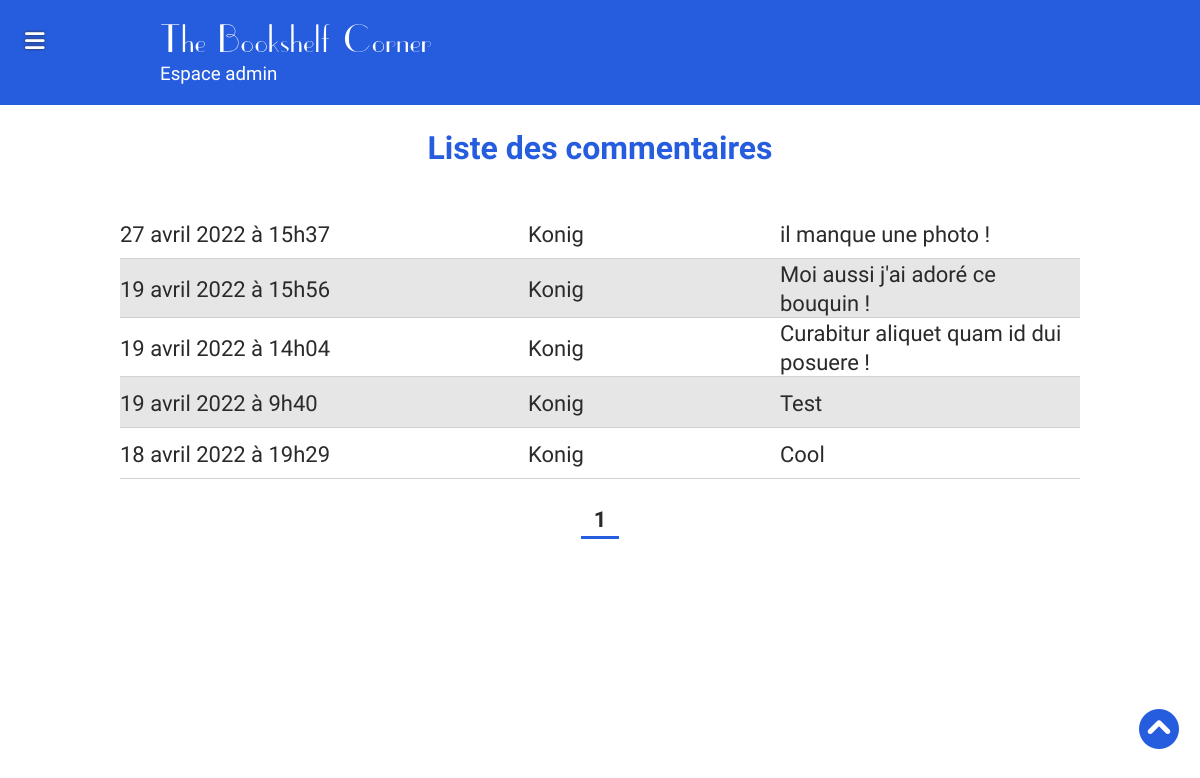
Before: /indexAdmin.php?action=comments (signed in) with the older database file.
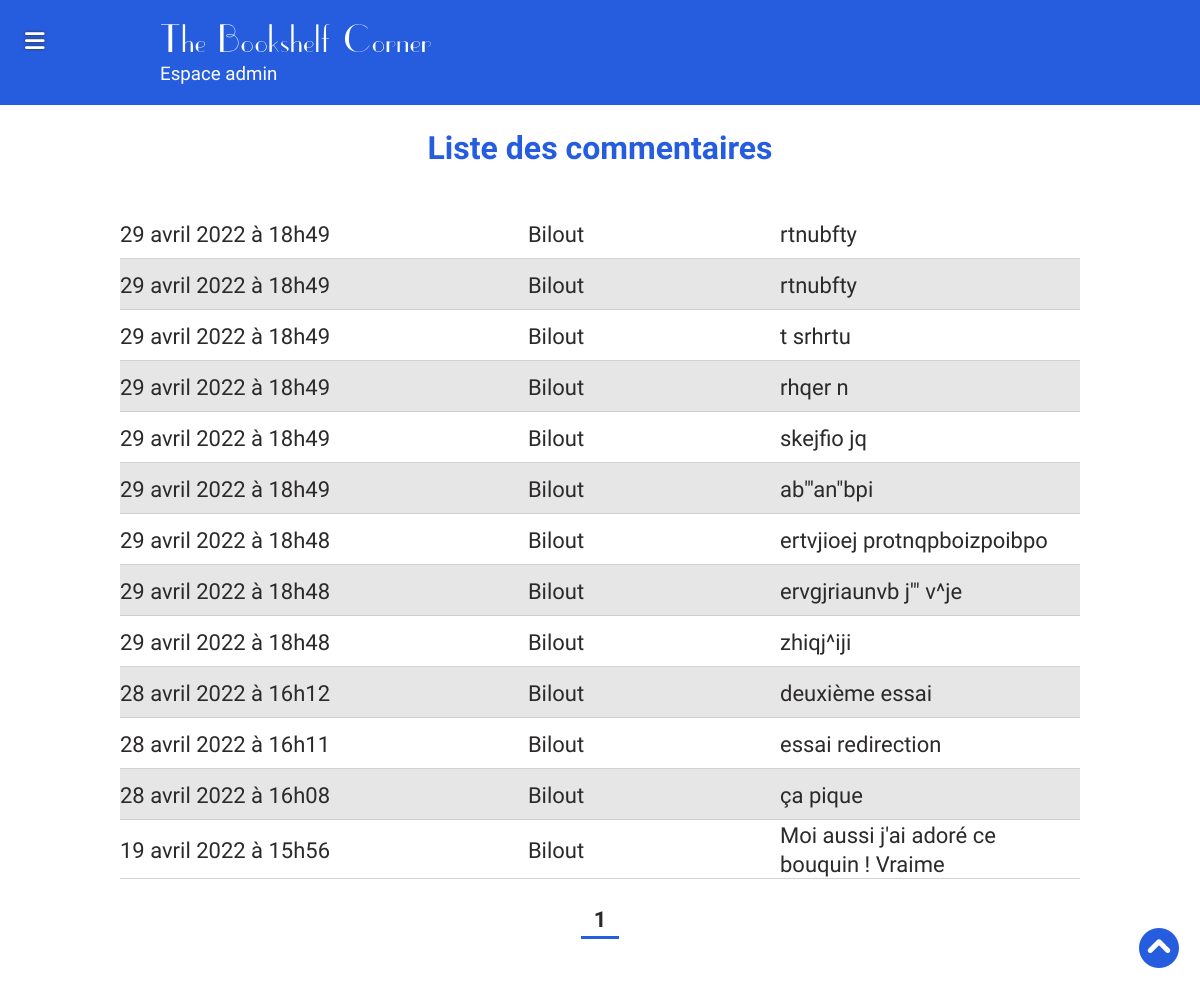
After: the same page with the newer database file.
### tables this page shows
CREATE TABLE IF NOT EXISTS `website` (
  `id` int(11) NOT NULL AUTO_INCREMENT,
  `logo` varchar(255) NOT NULL,
  `name` varchar(255) NOT NULL,
  PRIMARY KEY (`id`)
);

CREATE TABLE IF NOT EXISTS `comments` (
  `ID` int(11) unsigned NOT NULL AUTO_INCREMENT,
  `user_id` int(11) unsigned NOT NULL,
  `book_id` int(11) unsigned NOT NULL,
  `created_at` timestamp NOT NULL DEFAULT CURRENT_TIMESTAMP,
  `title` varchar(255) NOT NULL,
  `content` varchar(10000) NOT NULL,
  PRIMARY KEY (`ID`),
  KEY `FK_comments_books` (`book_id`),
  KEY `FK_comments_users` (`user_id`),
  CONSTRAINT `FK_comments_books` FOREIGN KEY (`book_id`) REFERENCES `books` (`ID`),
  CONSTRAINT `FK_comments_users` FOREIGN KEY (`user_id`) REFERENCES `users` (`ID`)
);

CREATE TABLE IF NOT EXISTS `users` (
  `ID` int(11) unsigned NOT NULL AUTO_INCREMENT,
  `pseudo` varchar(255) NOT NULL,
  `mail` varchar(255) NOT NULL,
  `mdp` varchar(255) NOT NULL,
  `picture` varchar(255) NOT NULL DEFAULT 'no-avatar.png',
  `role` int(1) NOT NULL DEFAULT '0',
  PRIMARY KEY (`ID`)
);

### App/Controllers/CommentController.php (called while the page is built, shortened)
<?php
class CommentController extends Controller{
    function allComments(){
        $pagination = $this->pagination("comments");
        $comments = new \Projet\Models\CommentModel();
        $comm = $comments->allCommentsPagination($pagination);
        $datas['comments'] = $comm->fetchAll();
        $datas['pages'] = $pagination['pages'];
        $datas['currentPage'] = $pagination['currentPage'];
        return $this->validAccess("comments", $datas);
    }
}

### App/Models/BlogModel.php (called while the page is built, shortened)
<?php
class BlogModel extends Manager{
    public function blogInfo($id){
        $bdd = $this->dbConnect();
        $req = $bdd->prepare('SELECT logo, name FROM website WHERE id = ?');
        $req->execute(array($id));
        return $req;
    }
}

### App/Models/CommentModel.php (called while the page is built, shortened)
<?php
class CommentModel extends Manager{
    public function allCommentsPagination($pagination){
        $bdd = $this->dbConnect();
        $req = $bdd->prepare(
            'SELECT comments.id, DATE_FORMAT(comments.created_at, "%d %M %Y à %kh%i") AS created_at, users.pseudo, users.picture, comments.title, comments.content
            FROM comments
            INNER JOIN books ON book_id = books.id
            INNER JOIN users ON user_id = users.id
            ORDER BY comments.created_at DESC
            LIMIT :firstItem, :perPage');
        $req->bindValue(':firstItem', $pagination[':firstItem'], $bdd::PARAM_INT);
        $req->bindValue(':perPage', $pagination[':perPage'], $bdd::PARAM_INT);
        $req->execute();
        return $req;
    }
}

### App/Views/admin/comments.php (the view, shortened to what this page needs)
<?php $currentPageTitle = "Tous les commentaires";
 include_once('./App/Views/admin/layouts/header.php');?>
<section id="all-comments" class="container-lg">
    <h1>Liste des commentaires</h1>
    <?php
    foreach($datas['comments'] as $data){
        if(isset($data['pseudo'])){
        ?>
        <article class="flex">
            <div class="comment-info flex justify-between align-items-center">
                <p class="time"><?= $data['created_at']; ?></p>
                <p><?= $data['pseudo']; ?></p>
                <p class="object"><?= $data['title']; ?></p>
            </div>
        </article>
    <?php } ; }?>
    <nav>
        <ul id="pagination" class="flex justify-center">
            <?php for($page = 1; $page <= $datas['pages']; $page++): ?>
                <li class="<?= ($datas['currentPage'] == $page) ? "bold active" : "not-active" ?>">
                    <a class="nb-page" href="indexAdmin.php?action=comments&page=<?= $page ?>"><?= $page ?></a>
                </li>
            <?php endfor ?>
        </ul>
    </nav>
</section>
<?php include_once('./App/Views/admin/layouts/footer.php');?>

### indexAdmin.php (shortened to what this page needs)
<?php
try{
    $adminController = new \Projet\Controllers\AdminController();
    $userController = new \Projet\Controllers\UserController();
    $bookController = new \Projet\Controllers\BookController();
    $genreController = new \Projet\Controllers\GenreController();
    $blogController = new \Projet\Controllers\BlogController();
    $commentController = new \Projet\Controllers\CommentController();
    $messageController = new \Projet\Controllers\MsgController();
    if(isset($_GET['action'])){
        if($_GET['action'] == 'createAccount'){
            $adminController->addAdmin();
        }
        elseif ($_GET['action'] == 'createAdminPost'){
           $adminController->createAdminPost($_POST, $_FILES);
        }
        elseif ($_GET['action'] == "connexionAdmin"){
            $adminController->connexionAdmin();
        }
        elseif ($_GET['action'] == "connexionAdminPost"){
            $mail = $_POST['adminMail'];
            $mdp = $_POST['mdp'];
            $adminController->connexionAdminPost($mail, $mdp);
        }
        elseif ($_GET['action'] == "disconnect"){
            session_destroy();
            $adminController->connexionAdmin();
        }
        elseif($_GET['action'] == 'dashboard'){
            $adminController->dashboard();
        }
        elseif($_GET['action'] == 'livres'){
            $bookController->livresAll();
        }
        elseif ($_GET['action'] == "livresview"){
            $id = $_GET['id'];
            $bookController->viewLivre($id);
        }
        elseif ($_GET['action'] == "livresadd"){
            $bookController->addLivre();
        }
        elseif ($_GET['action'] == "livresaddPost"){
            $newBook = $bookController->addLivrePost($_POST, $_FILES);
        }
        elseif ($_GET['action'] == "livresmodify"){
            $id = $_GET['id'];
            $bookController->modifyLivre($id);
        }
        elseif ($_GET['action'] == "livresmodifyPost"){
            $id = $_GET['id'];
            $bookController->modifyLivrePost($id, $_POST, $_FILES);
        }
        elseif ($_GET['action'] == "livresdelete"){
            $id = $_GET['id'];
            $bookController->deleteLivre($id);
        }
        elseif($_GET['action'] == 'livres-genres'){
            $genreController->livresGenres();
        }
        elseif ($_GET['action'] == "genreAddPost"){
            $genreController->genreAddPost($_POST, $_FILES);
        }
        elseif ($_GET['action'] == "genreModifyPost"){
            $id = $_GET['id'];
            $genreController->genreModifyPost($id, $_POST, $_FILES);
        }
        elseif ($_GET['action'] == "genreDelete"){
            $id = $_GET['id'];
            $genreController->deleteGenre($id);
        }
        elseif($_GET['action'] == 'livres-slider'){
            $bookController->livresSlider();
        }
        elseif($_GET['action'] == "sliderModifyPost"){
            $bookController->sliderSelection($_POST);
        }
        elseif($_GET['action'] == "messages"){
            $messageController->allMessages();
        }
        elseif($_GET['action'] == "messagesView"){
            $id = $_GET['id'];
            $messageController->viewMessage($id);
        }
        elseif ($_GET['action'] == "messagesDelete"){
            $id = $_GET['id'];
            $messageController->deleteMessage($id);
        }
        elseif($_GET['action'] == "comments"){
            $commentController->allComments();
        }
        elseif($_GET['action'] == "commentsView"){
            $id = $_GET['id'];
            $commentController->viewComment($id);
        }
        elseif ($_GET['action'] == "commentsDelete"){
            $id = $_GET['id'];
            $commentController->deleteComment($id);
        }
        elseif($_GET['action'] == "account"){
            $adminController->account();
        }
        elseif($_GET['action'] == "accountModify"){
            $adminController->accountModify();
        }
        elseif($_GET['action'] == "accountModifyPost"){
            $id = $_GET['id'];
            $adminController->accountModifyPost($id, $_POST, $_FILES);
        }
        elseif($_GET['action'] == "blogParameters"){
            $id = "1";
            $blogController->blogParameters($id);
        }
        elseif($_GET['action'] == "blogModify"){
            $id = "1";
            $blogController->blogModify($id);
        }
        elseif($_GET['action'] == "blogModifyPost"){
            $id = "1";
            $blogController->blogModifyPost($id, $_POST, $_FILES);
        }
        elseif ($_GET['action'] == "userDashboard"){
            $userController->userDashboard();
        }
        elseif ($_GET['action'] == "commentModify"){
            $id = $_GET['id'];
            $commentController->commentModify($id);
        }
        elseif ($_GET['action'] == "commentModifyPost"){
            $id = $_GET['id'];
            $commentController->commentModifyPost($id, $_POST);
        }
        elseif ($_GET['action'] == "commentDelete"){
            $id = $_GET['id'];
            $commentController->userDeleteComment($id);
        }
        elseif($_GET['action'] == "userAccount"){
            $userController->userAccount();
        }
        elseif ($_GET['action'] == "userDisconnect"){
            session_destroy();
            $userController->connexionUser();
        }
        elseif($_GET['action'] == "error"){
            $adminController->error();
        }
    }
    else{
        $adminController->connexionAdmin();
    }
}
catch (Exception $e){
    echo $e->getMessage();
}
catch (Error $e){
    echo $e->getMessage();
}

### App/Controllers/Controller.php (shortened to what this page needs)
<?php
class Controller{
    function viewAdmin($viewName, $datas = null){
        $new = new \Projet\Models\BlogModel();
        $blogs = $new->blogInfo(1);
        $blog = $blogs->fetch();
        include('./App/Views/admin/' . $viewName . '.php');
    }
    protected function validAccess($path, $data = []){
        if (!empty($_SESSION) && $_SESSION['role'] > 0){
            if($_SESSION['mail'] != null){
                return $this->viewAdmin($path, $data);
            }else{
                header('Location: indexAdmin.php?action=error&status=error&from=no-access');
            }
        }
    }
}

### App/Views/admin/layouts/head.php (shortened to what this page needs)
<!DOCTYPE html>
<html lang="fr">
<head>
    <link rel="stylesheet" href="https://cdnjs.cloudflare.com/ajax/libs/font-awesome/6.0.0/css/all.min.css" />
    <link rel="stylesheet" href="./App/Public/admin/css/style.css">
</head>
<body>

### App/Views/admin/layouts/header.php (shortened to what this page needs)
<?php include_once('./App/Views/admin/layouts/head.php');
 ?>
<header>
    <div id="bandeau-admin">
        <div class="container">
            <h2><?= $blog['name']; ?></h2>
            <h3>Espace admin</h3>
        </div>
        <div id="open-menu" class="menu-toggle mobile"><i class="fas fa-bars"></i></div>
    </div>
</header>
<div class="container flex justify-between">
    <main >
    <?php if($_GET['action'] !== "livres" && $_GET['action'] !== "livresview"){;?>
        <div id="back-to-top">
            <a href="#bandeau-admin" title="Retour en haut de la page"><i class="fa-solid fa-circle-chevron-up"></i></a>
        </div>
    <?php } ;?>

### App/Views/admin/layouts/footer.php (shortened to what this page needs)
    </main>
</div>
</body>
</html>

### App/Public/Admin/css/style.css (style rules this page uses)
:root { --rouge: #ee5f4f; --dashboard: #265ddf ; --anthracite: rgb(44, 41, 41); }
main { width: 100%; }
p, a, textarea { font-size: 22px; }
* { padding:0; margin:0; color:var(--anthracite); font-family: 'roboto', 'Times New Roman', Times, serif; }
h1, h1 span { text-align: center; margin-bottom: 40px; font-size: 2rem; color: var(--dashboard); }
a { text-decoration: none; }
ul { list-style-type: none; }
.bold { font-weight: bold; }
.flex { display: flex; flex-wrap: wrap; }
.justify-between { justify-content: space-between; }
.justify-center { justify-content: center; }
.align-items-center { align-items: center; }
.container { width: 90%; margin: 0 auto; }
#bandeau-admin { background-color: var(--dashboard); padding: 20px 0; }
#bandeau-admin h2, #bandeau-admin h3 { color: white; font-weight: normal; margin-left: 40px; }
#bandeau-admin h2 { font-size: 2.5rem; letter-spacing: .1rem; font-family:'uppereastsideregular', 'Times New Roman', Times, serif; }
#back-to-top { position: fixed; right: 20px; bottom: 50px; z-index: 999999999; }
#back-to-top i { border: 1px solid white; border-radius: 50px; color: var(--dashboard); background-color: white; font-size: 2.5rem; }
#open-menu { position: absolute; top: 25px; left: 25px; font-size: 1.4rem; z-index: 9999999; }
#open-menu i { color: white; text-shadow: 0px 0px 3px var(--anthracite); }
#pagination { margin-top: 25px; }
#pagination li { margin-left: 10px; margin-right: 10px; }
#pagination li, #all-comments #pagination li { padding-bottom: 3px; }
#pagination .active, #all-comments #pagination .active { border-bottom: 3px solid var(--dashboard); }
#book-cat article, #book-slider article, #all-comments article, #all-messages article, #all-books article { border-bottom: 1px solid rgba(204, 203, 203, 0.856); position: relative; }
#all-comments article:nth-of-type(even), #all-messages article:nth-of-type(even) { background-color: #e6e6e6; }
#comment-modify h1, #one-comments h1, #all-comments h1, #one-comment h1, #one-message h1, #all-messages h1 { margin-top: 20px; }
#all-comments .comment-info .time, #all-messages .message-info .time { width: 212px; }
#all-comments .comment-info, #all-messages .message-info { width: 80%; min-height: 50px; }
#all-comments .comment-info .object, #all-messages .message-info .object { width: 300px; }
@media screen and (min-width:993px) { .container { max-width: 80%; margin: 0 auto; } }
@media screen and (min-width:993px) { #all-comments .comment-info { width: 100%; } }
@media screen and (min-width:993px) { #all-comments .comment-info .object { width: 300px; } }
@media screen and (min-width:993px) { #pagination li a.nb-page, #dashboard #all-comments #pagination li a.nb-page { padding: 13px; } }

Changed rows visible on the page:
removed comments: created_at "27 avril 2022 à 15h37", user.pseudo "Konig", title "il manque une photo !"
removed comments: created_at "19 avril 2022 à 14h04", user.pseudo "Konig", title "Curabitur aliquet quam id dui posuere !"
removed comments: created_at "19 avril 2022 à 9h40", user.pseudo "Konig", title "Test"
removed comments: created_at "18 avril 2022 à 19h29", user.pseudo "Konig", title "Cool"
added comments: created_at "29 avril 2022 à 18h49", user.pseudo "Bilout", title "rtnubfty"
added comments: created_at "29 avril 2022 à 18h49", user.pseudo "Bilout", title "rtnubfty"
added comments: created_at "29 avril 2022 à 18h49", user.pseudo "Bilout", title "t srhrtu"
added comments: created_at "29 avril 2022 à 18h49", user.pseudo "Bilout", title "rhqer n"
added comments: created_at "29 avril 2022 à 18h49", user.pseudo "Bilout", title "skejfio jq"
added comments: created_at "29 avril 2022 à 18h49", user.pseudo "Bilout", title "ab\"'an\"bpi"
added comments: created_at "29 avril 2022 à 18h48", user.pseudo "Bilout", title "ertvjioej protnqpboizpoibpo"
added comments: created_at "29 avril 2022 à 18h48", user.pseudo "Bilout", title "ervgjriaunvb j'\" v^je"
added comments: created_at "29 avril 2022 à 18h48", user.pseudo "Bilout", title "zhiqj^iji"
added comments: created_at "28 avril 2022 à 16h12", user.pseudo "Bilout", title "deuxième essai"
added comments: created_at "28 avril 2022 à 16h11", user.pseudo "Bilout", title "essai redirection"
added comments: created_at "28 avril 2022 à 16h08", user.pseudo "Bilout", title "ça pique"
changed comments: user.pseudo "Konig" → "Bilout"; title "Moi aussi j'ai adoré ce bouquin !" → "Moi aussi j'ai adoré ce bouquin ! Vraime"
